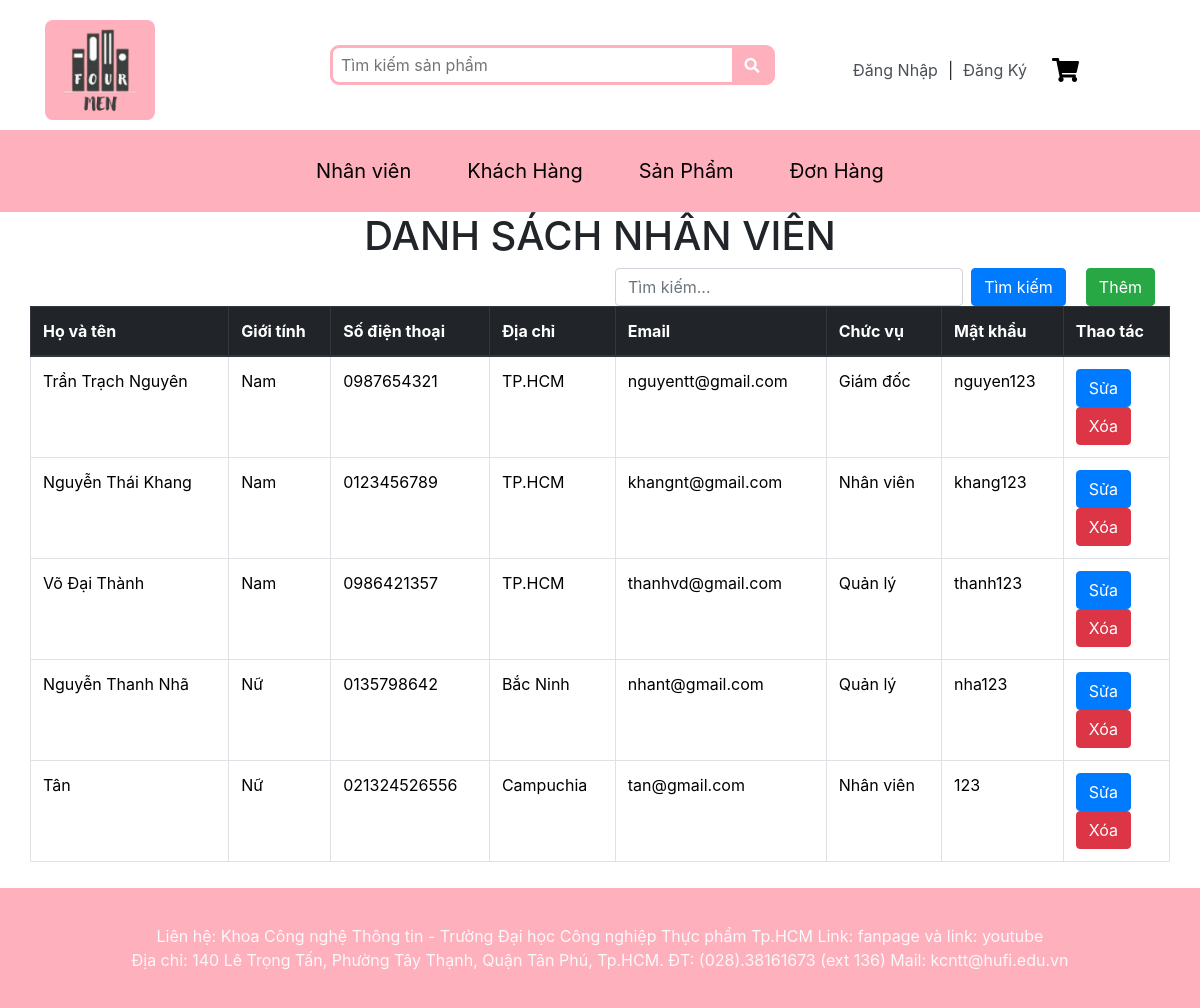
The app's page /QLNhanVien.php (signed in) with its own data.
### tables this page shows
CREATE TABLE `nhanvien` (
  `MaNV` int(10) NOT NULL,
  `HoTen_NV` varchar(100) NOT NULL,
  `MatKhau` varchar(255) NOT NULL,
  `GioiTinh` varchar(20) NOT NULL,
  `SDT_NV` varchar(20) NOT NULL,
  `Email_NV` varchar(255) NOT NULL,
  `DiaChi_NV` varchar(255) NOT NULL,
  `MaCV` int(10) NOT NULL
);

CREATE TABLE `chucvu` (
  `MaCV` int(10) NOT NULL,
  `TenCV` varchar(50) NOT NULL
);

### QLNhanVien.php (the view, shortened to what this page needs)
<?php
$pdo = new PDO("mysql:host=localhost;dbname=ql_vanphongpham", "root", "");
$pdo->exec("set names utf8");
function TimKiemNV($pdo, $keyword)
{
    $searchQuery = "%$keyword%";
    $sql = "SELECT NV.MaNV, NV.HoTen_NV, NV.GioiTinh, NV.SDT_NV, NV.DiaChi_NV, NV.Email_NV, CV.TenCV, NV.MatKhau
                FROM NhanVien NV
                INNER JOIN ChucVu CV ON NV.MaCV = CV.MaCV
                WHERE NV.HoTen_NV LIKE :keyword OR NV.Email_NV LIKE :keyword";
    $stmt = $pdo->prepare($sql);
    $stmt->bindParam(':keyword', $searchQuery, PDO::PARAM_STR);
    $stmt->execute();
    if ($stmt->rowCount() > 0) {
        return $stmt->fetchAll(PDO::FETCH_ASSOC);
    } else {
        return false;
    }
}
$keyword = isset($_GET['keyword']) ? $_GET['keyword'] : '';
$NhanVien = TimKiemNV($pdo, $keyword);
?>
<!DOCTYPE html>
<html lang="en">
<head>
    <link rel="stylesheet" href="Bootstrap/bootstrap.min.css">
    <link rel="stylesheet" href="styles.css">
    <link rel="stylesheet" href="ChiTietSP.css">
</head>
<body>
    <?php include "Header.php"; ?>
    <?php include "SubHeaderNhanVIen.php"; ?>
    <div class="container KhachHang">
        <h1 class="text-center">DANH SÁCH NHÂN VIÊN</h1>
        <div class="row mb-6">
            <div class="col-md-6 offset-md-6">
                <form method="GET" action="" class="d-flex justify-content-end">
                    <input type="text" class="form-control mr-2" id="searchInput" name="keyword"
                        placeholder="Tìm kiếm..." value="<?php echo htmlspecialchars($keyword); ?>"
                        style="margin-right: 10px;">
                    <button type="submit" class="btn btn-primary" style="margin-right: 20px;">Tìm kiếm</button>
                    <a href="QLThemNV.php" class="btn btn-success">Thêm</a>
                </form>
            </div>
        </div>
        <div class='row'>
            <table class="table table-bordered" align="center">
                <thead class="thead-dark">
                    <tr>
                        <th scope="col">Họ và tên</th>
                        <th scope="col">Giới tính</th>
                        <th scope="col">Số điện thoại</th>
                        <th scope="col">Địa chỉ</th>
                        <th scope="col">Email</th>
                        <th scope="col">Chức vụ</th>
                        <th scope="col">Mật khẩu</th>
                        <th scope="col">Thao tác</th>
                    </tr>
                </thead>
                <tbody>
                    <?php if ($NhanVien): ?>
                        <?php foreach ($NhanVien as $NV): ?>
                            <tr>
                                <td><?php echo $NV['HoTen_NV']; ?></td>
                                <td><?php echo $NV['GioiTinh']; ?></td>
                                <td><?php echo $NV['SDT_NV']; ?></td>
                                <td><?php echo $NV['DiaChi_NV']; ?></td>
                                <td><?php echo $NV['Email_NV']; ?></td>
                                <td><?php echo $NV['TenCV']; ?></td>
                                <td><?php echo $NV['MatKhau']; ?></td>
                                <td>
                                    <form method="POST" action="QLSuaNV.php">
                                        <button type="submit" class="btn btn-primary" name="btn_Edit">Sửa</button>
                                    </form>
                                    <form method="POST">
                                        <button type="submit" class="btn btn-danger" name="btn_Delete">Xóa</button>
                                    </form>
                                </td>
                            </tr>
                        <?php endforeach; ?>
                    <?php endif; ?>
                </tbody>
            </table>
        </div>
    </div>
    <?php include "Footer.php"; ?>
</body>
</html>

### styles.css (style rules this page uses)
a { text-decoration: none; color: inherit; display: inline-block; cursor: pointer; }

### records on screen
nhanvien: HoTen_NV "Trần Trạch Nguyên", GioiTinh "Nam", SDT_NV "0987654321", DiaChi_NV "TP.HCM", Email_NV "nguyentt@gmail.com", MaCV.TenCV "Giám đốc", MatKhau "nguyen123"
nhanvien: HoTen_NV "Nguyễn Thái Khang", GioiTinh "Nam", SDT_NV "0123456789", DiaChi_NV "TP.HCM", Email_NV "khangnt@gmail.com", MaCV.TenCV "Nhân viên", MatKhau "khang123"
nhanvien: HoTen_NV "Võ Đại Thành", GioiTinh "Nam", SDT_NV "0986421357", DiaChi_NV "TP.HCM", Email_NV "thanhvd@gmail.com", MaCV.TenCV "Quản lý", MatKhau "thanh123"
nhanvien: HoTen_NV "Nguyễn Thanh Nhã", GioiTinh "Nữ", SDT_NV "0135798642", DiaChi_NV "Bắc Ninh", Email_NV "nhant@gmail.com", MaCV.TenCV "Quản lý", MatKhau "nha123"
nhanvien: HoTen_NV "Tân", GioiTinh "Nữ", SDT_NV "021324526556", DiaChi_NV "Campuchia", Email_NV "tan@gmail.com", MaCV.TenCV "Nhân viên", MatKhau "123"
